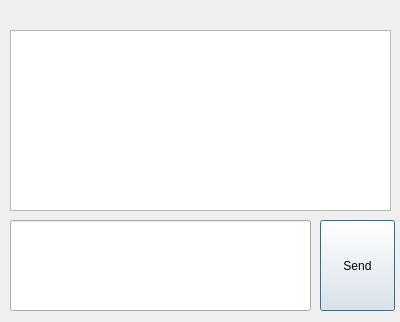
<?xml version="1.0" encoding="UTF-8"?>
<ui version="4.0">
 <class>mainscreen</class>
 <widget class="QDialog" name="mainscreen">
  <property name="geometry">
   <rect>
    <x>0</x>
    <y>0</y>
    <width>400</width>
    <height>322</height>
   </rect>
  </property>
  <property name="windowTitle">
   <string>Chat Room</string>
  </property>
  <widget class="QPushButton" name="pb_send">
   <property name="geometry">
    <rect>
     <x>320</x>
     <y>220</y>
     <width>75</width>
     <height>91</height>
    </rect>
   </property>
   <property name="text">
    <string>Send</string>
   </property>
  </widget>
  <widget class="QTextBrowser" name="tb_chat_output">
   <property name="geometry">
    <rect>
     <x>10</x>
     <y>30</y>
     <width>381</width>
     <height>181</height>
    </rect>
   </property>
  </widget>
  <widget class="QLineEdit" name="le_chat_input">
   <property name="geometry">
    <rect>
     <x>10</x>
     <y>220</y>
     <width>301</width>
     <height>91</height>
    </rect>
   </property>
   <property name="focusPolicy">
    <enum>Qt::StrongFocus</enum>
   </property>
   <property name="styleSheet">
    <string notr="true"/>
   </property>
  </widget>
 </widget>
 <resources/>
 <connections/>
</ui>
